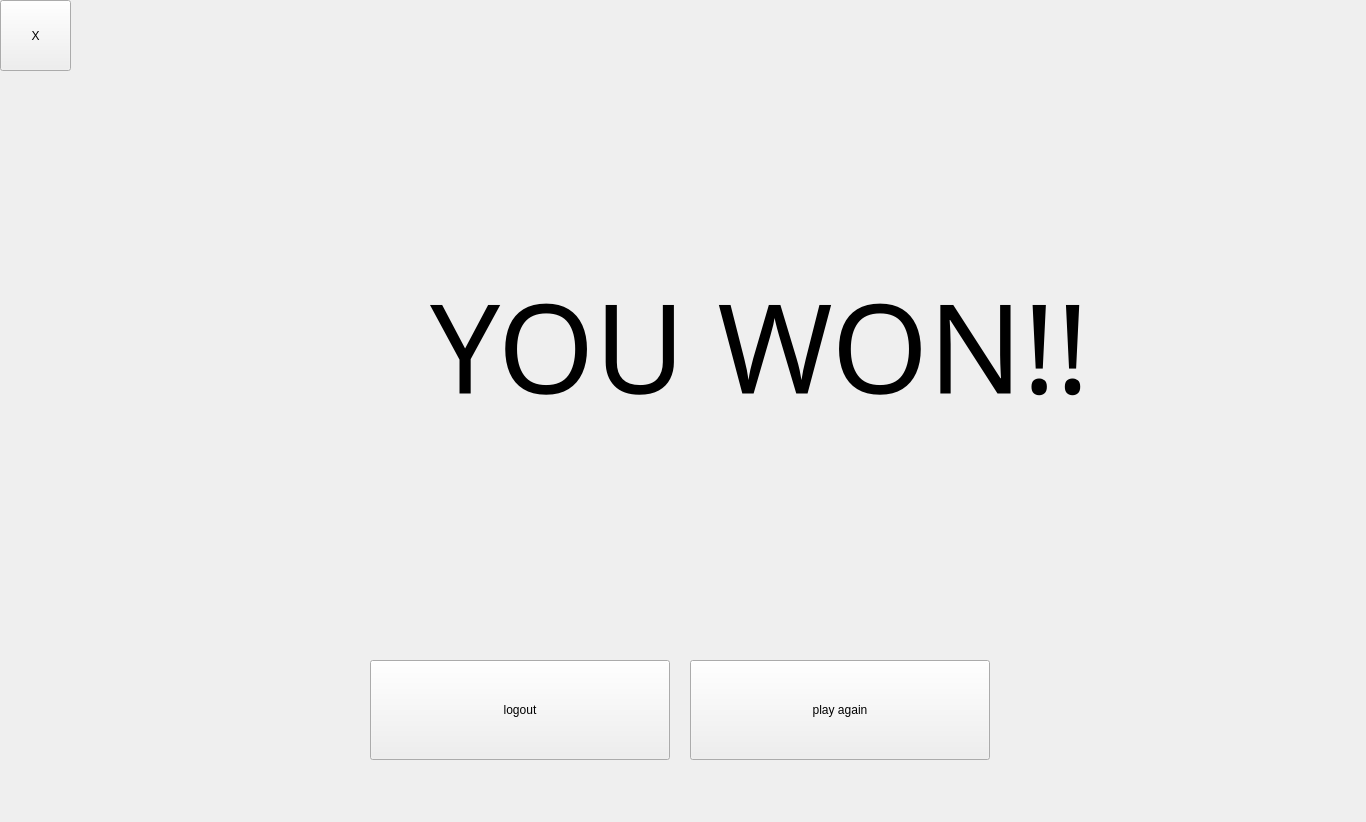
<?xml version="1.0" encoding="UTF-8"?>
<ui version="4.0">
 <class>winningScreen</class>
 <widget class="QWidget" name="winningScreen">
  <property name="geometry">
   <rect>
    <x>0</x>
    <y>0</y>
    <width>1366</width>
    <height>822</height>
   </rect>
  </property>
  <property name="windowTitle">
   <string>Form</string>
  </property>
  <widget class="QPushButton" name="startgame">
   <property name="geometry">
    <rect>
     <x>690</x>
     <y>660</y>
     <width>300</width>
     <height>100</height>
    </rect>
   </property>
   <property name="text">
    <string>play again</string>
   </property>
  </widget>
  <widget class="QPushButton" name="quit">
   <property name="geometry">
    <rect>
     <x>0</x>
     <y>0</y>
     <width>71</width>
     <height>71</height>
    </rect>
   </property>
   <property name="text">
    <string>X</string>
   </property>
  </widget>
  <widget class="QLabel" name="label">
   <property name="geometry">
    <rect>
     <x>430</x>
     <y>180</y>
     <width>851</width>
     <height>331</height>
    </rect>
   </property>
   <property name="font">
    <font>
     <family>Chalkboard</family>
     <pointsize>93</pointsize>
    </font>
   </property>
   <property name="text">
    <string>YOU WON!!</string>
   </property>
  </widget>
  <widget class="QPushButton" name="logout">
   <property name="geometry">
    <rect>
     <x>370</x>
     <y>660</y>
     <width>300</width>
     <height>100</height>
    </rect>
   </property>
   <property name="text">
    <string>logout</string>
   </property>
  </widget>
 </widget>
 <resources/>
 <connections/>
</ui>
